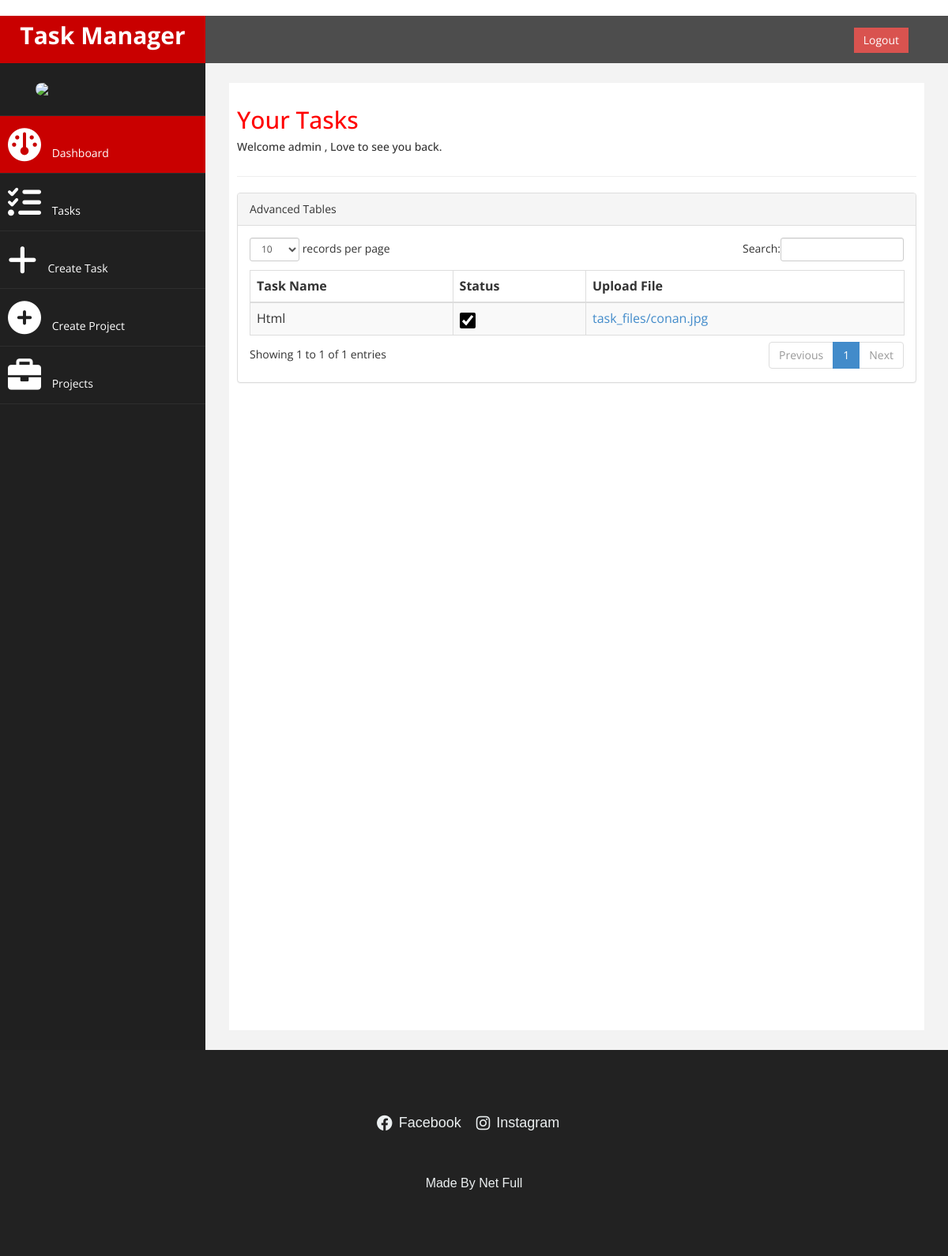
Page /tasks/ (signed in) on the earlier database version.
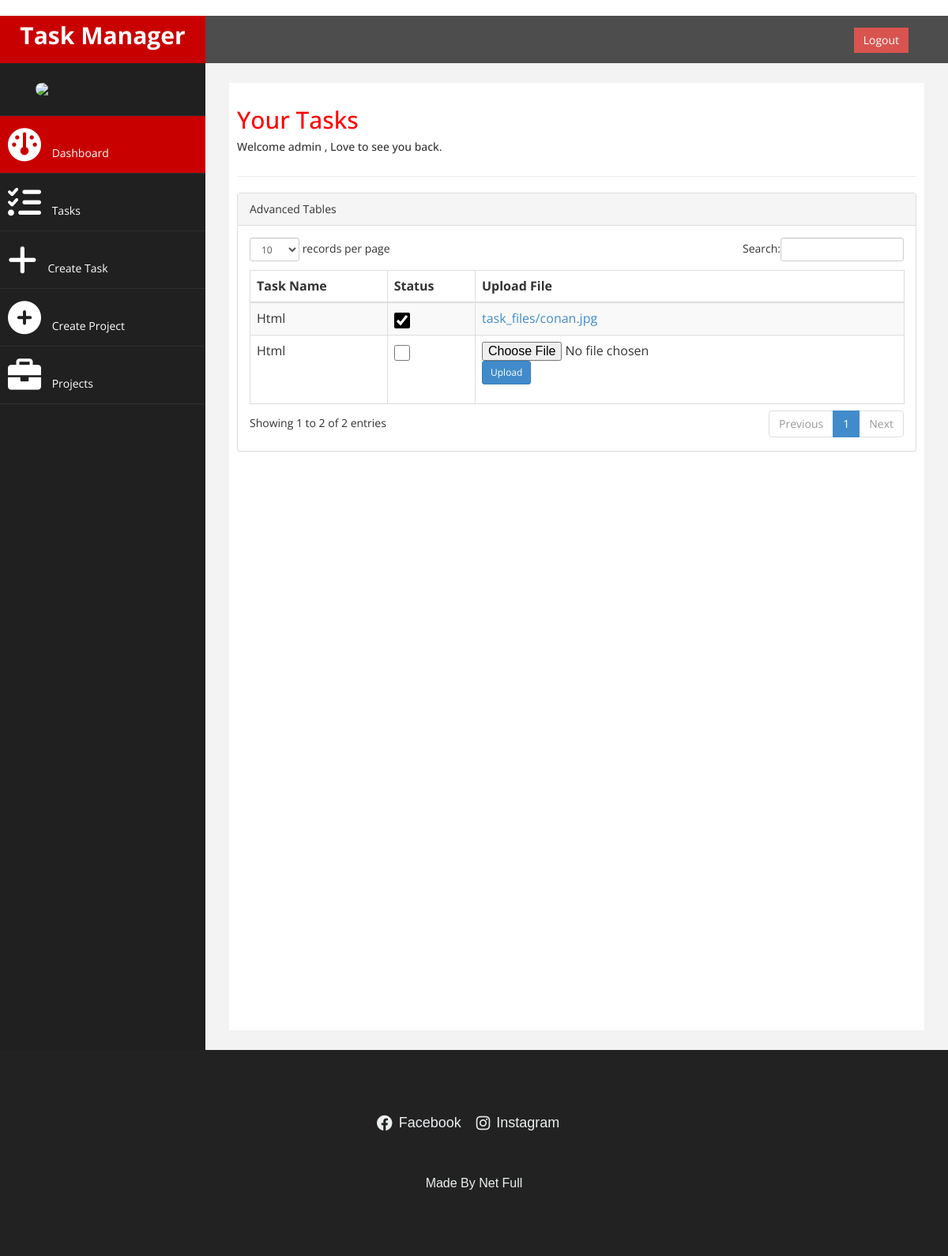
Same page on the later database version.
### welcome/models.py (models this page shows, shortened)
class ProUserTask(models.Model):
    user = models.ForeignKey(CustomUser, on_delete=models.CASCADE)  # Task creator
    task_name = models.CharField(max_length=255)
    project = models.ForeignKey(
        'Project', on_delete=models.CASCADE, null=True, blank=True, related_name='tasks'
    )  # Related name for reverse querying tasks by project
    assigned_to = models.ForeignKey(
        CustomUser, on_delete=models.SET_NULL, null=True, blank=True, related_name='assigned_tasks'
    )  # User to whom the task is assigned
    uploaded_file = models.FileField(upload_to='task_files/', null=True, blank=True)
    created_at = models.DateTimeField(auto_now_add=True)
    is_done = models.BooleanField(default=False)

### welcome/views.py (the view)
# urls.py: path('tasks/', views.user_tasks_view, name='user_tasks_view'),
def user_tasks_view(request):
    user = request.user
    context = {}
    if user.is_authenticated:
        if user.subscription_type == 'pro':
            pro_tasks = ProUserTask.objects.filter(user=user)
            context['tasks'] = pro_tasks
        else:
            user_tasks = LoggedUserTask.objects.filter(user=user)
            assigned_tasks = ProUserTask.objects.filter(assigned_to=user)
            context['tasks'] = list(user_tasks) + list(assigned_tasks)
        context['is_pro_user'] = user.subscription_type == 'pro'
    else:
        ip_address = get_client_ip(request)  # Fetch the IP address of the user
        unlogged_tasks = UnloggedUserTask.objects.filter(ip_address=ip_address)
        context['tasks'] = unlogged_tasks
        context['is_pro_user'] = False  # Not a logged-in user
    return render(request, 'tasks.html', context)

### welcome/templates/tasks.html (shortened to what the changed rows need)
﻿﻿<!DOCTYPE html>
<html xmlns="http://www.w3.org/1999/xhtml">
<head>
    <link href="../static/bootstrap.css" rel="stylesheet" />
    <link href="../static/font-awesome.css" rel="stylesheet" />
    <link rel="stylesheet" href="https://cdnjs.cloudflare.com/ajax/libs/font-awesome/6.0.0-beta3/css/all.min.css" />
    <link href="../static/custom.css" rel="stylesheet" />
    <link href="../static/js/dataTables/dataTables.bootstrap.css" rel="stylesheet" />
</head>
<body>
    <div id="wrapper">
        <div id="page-wrapper" >
            <div id="page-inner">
                <div class="row">
                    <div class="col-md-12">
                     <h2>Your Tasks</h2>
                    </div>
                </div>
            <div class="row">
                <div class="col-md-12">
                    <div class="panel panel-default">
                        <div class="panel-body">
                            <div class="table-responsive">
                                <table class="table table-striped table-bordered table-hover" id="dataTables-example">
                                    <thead>
                                        <tr>
                                            <th>Task Name</th>
                                            <th>Status</th>
                                            <th>Upload File</th>
                                        </tr>
                                    </thead>
                                    <tbody>
                                        {% for task in tasks %}
                                        <tr class="odd gradeX">
                                            <td>{{ task.task_name }}</td>
                                            <td>
                                                <input
                                                    type="checkbox"
                                                    data-task-id="{{ task.id }}"
                                                    onchange="handleTaskToggle(this)"
                                                    {% if task.is_done %}checked{% endif %}
                                                />
                                            </td>
                                            <td>
                                                {% if is_pro_user or task.assigned_to == user %}
                                                    {% if task.uploaded_file %}
                                                        <a href="{{ task.uploaded_file.url }}" target="_blank">{{ task.uploaded_file.name }}</a>
                                                    {% else %}
                                                        <form action="{% url 'upload_task_file' task.id %}" method="post" enctype="multipart/form-data">
                                                            <input type="file" name="uploaded_file" required />
                                                            <button type="submit" class="btn btn-sm btn-primary">Upload</button>
                                                        </form>
                                                    {% endif %}
                                                {% else %}
                                                    N/A
                                                {% endif %}
                                            </td>
                                        </tr>
                                        {% endfor %}
                                    </tbody>
                                </table>
                            </div>
                        </div>
                    </div>
                </div>
            </div>
                </div>
            </div>
        </div>
</body>
</html>

Differences in the rows shown:
added ProUserTask: task_name "Html"
Other differences:
text written by a page script: "records per page Search: Showing 1 to 1 of 1 entries Previous 1 Next" → "records per page Search: Showing 1 to 2 of 2 entries Previous 1 Next"
